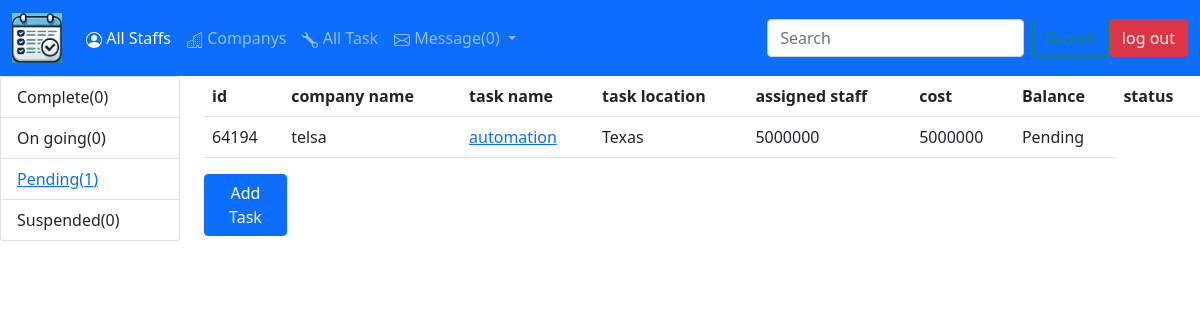
Screenshot of /1/None (signed in) with the database file from the repository.
### main.py (models this page shows)
class Task(db.Model):
    __tablename__ = "tasks"
    id = db.Column(db.Integer, primary_key=True)
    task_id = db.Column(db.String(30), nullable=False)
    location = db.Column(db.String(30), nullable=False)
    task_name = db.Column(db.String(30), nullable=False)
    status = db.Column(db.String(30), nullable=False)
    cost = db.Column(db.Integer)
    payment = db.Column(db.Integer)
    startDate= db.Column(db.String(300))
    stopDate = db.Column(db.String(300))
    staff_pending = db.Column(db.String(300))
    staff_accepted = db.Column(db.String(300))
    staff_rejected = db.Column(db.String(300))
    company_id = db.Column(db.Integer, db.ForeignKey('company.id'))
    company_name = relationship("Company", back_populates='task', lazy='subquery')
    comment = relationship("Comment", back_populates='task_name', lazy='subquery')

class Company(db.Model):
    __tablename__ = 'company'
    id = db.Column(db.Integer, primary_key=True)
    name = db.Column(db.String(30), nullable=False)
    location = db.Column(db.String(30), nullable=False)
    contact = db.Column(db.String(30))
    contact_name = db.Column(db.String(30))
    mail = db.Column(db.String(30))
    task = relationship("Task", back_populates='company_name', lazy='subquery')

### main.py (the view, shortened to what this page needs)
@app.route("/<company>/<status>", methods=['POST', 'GET'])
@login_required
@admin_only
def task_list(company, status):
    with app.app_context():
        if company == 'all-task':
            data1 = db.session.query(Task).all()
        else:
            data1 = db.session.query(Task).filter(Task.company_id==company)
    details = task_info(data1)
    if status != "None":
        data1 = details[status][0]
    return render_template('home.html', company=company, data=data1, comp=details, db_head=db_head, remove=indeptDetails, webpage='task', num_mail=mail_counter())

### functionality.py (called while the page is built, shortened)
def task_info(tasks):
    if tasks:
        comp = [task for task in tasks if task.status=='Completed']
        on_going = [task for task in tasks if task.status=='On going']
        suspend = [task for task in tasks if task.status=='Suspended']
        pending = [task for task in tasks if task.status=='Pending']
        info = {
            'cm': (comp, len(comp)),
            'on': (on_going, len(on_going)),
            'su': (suspend, len(suspend)),
            'pn': (pending, len(pending))
        }
    return info

### main.py (called while the page is built)
@login_manager.user_loader
def load_user(user_id):
    return db.get_or_404(User, user_id)

def mail_counter():
    messages = db.session.query(Messages).all()
    messages = [message for message in messages if message.receiver == current_user.id_name]
    messages = [message for message in messages if message.read is False]
    return len(messages)

def admin_only(funct):
    @wraps(funct)
    def decorated_function(*args, **kwargs):
        if current_user.privilege != 'Administrator':
            return abort(403, "You don't have access to URL")
        return funct(*args, **kwargs)
    return decorated_function

### templates/home.html (shortened to what this page needs)
{% extends 'header.html' %}
    {% block content%}
<div class="row">
    <div class="col-2">
        {% if current_user.privilege == 'Administrator' %}
        <ul class="list-group">
            {% if comp['cm'][1]==0 %}
                <li class="list-group-item">Complete({{comp['cm'][1]}})</li>
            {% else %}
                <li class="list-group-item"><a href="{{url_for('task_list', company=company, status='cm')}}"> Complete({{comp['cm'][1]}})</a></li>
            {% endif %}
            {% if comp['on'][1]==0 %}
                <li class="list-group-item">On going({{comp['on'][1]}})</li>
            {% else %}
                <li class="list-group-item"><a href="{{url_for('task_list', company=company, status='on')}}">On going({{comp['on'][1]}})</a></li>
            {% endif %}
            {% if comp['pn'][1]==0 %}
                <li class="list-group-item">Pending({{comp['pn'][1]}})</li>
            {% else %}
                <li class="list-group-item"><a href="{{url_for('task_list', company=company, status='pn')}}">Pending({{comp['pn'][1]}})</a></li>
            {% endif %}
            {% if comp['su'][1]==0 %}
                <li class="list-group-item">Suspended({{comp['su'][1]}})</li>
            {% else %}
                <li class="list-group-item"><a href="{{url_for('task_list', company=company, status='su')}}">Suspended({{comp['su'][1]}})</a></li>
            {% endif %}
        </ul>
        {% endif %}
    </div>
    <div class="col-10">
        <table class="table table-hover">
        <tr>
        {% for details in db_head %}
            {% if details in remove %}
                {{pass}}
            {% elif details == 'assign' %}
                <th>location</th>
            {% else %}
                <th>{{details}}</th>
            {% endif%}
        {% endfor %}
        </tr>
        {% for details in data %}
        <tr>
            <td>{{details.task_id}}</td>
            <td>{{details.company_name.name}}</td>
            <td><a href="{{url_for('taskDetails',task_id=details.id)}}">{{details.task_name}}</a></td>
            <td>{{details.location}}</td>
            <td>{{details.cost}}</td>
            <td>{{details.cost - details.payment}}</td>
            <td>{{details.status}}</td>
        </tr>
        {% endfor %}
    </table>
{% if current_user.privilege == 'Administrator' %}
<div class="dropdown">
  <div class="dropdown-content">
    <div class='col-1' >
            <a href="{{url_for('addTask')}}"><button type="button" class="btn btn-primary">Add Task</button></a>
        </div>
  </div>
</div>
    </div>
</div>
{% endif %}
{% endblock %}

### rows the page displays
Task: task_id "64194", company_name.name "telsa", task_name "automation", location "Texas", cost "5000000", details.cost-details.payment "5000000", status "Pending"

### other values shown
{{ num_mail }} "0"
{{ comp['cm'][1] }} "0"
{{ comp['on'][1] }} "0"
{{ comp['pn'][1] }} "1"
{{ comp['su'][1] }} "0"
{{ details }} "id" "company name" "task name" "task location" "assigned staff" "cost" "Balance" "status"
